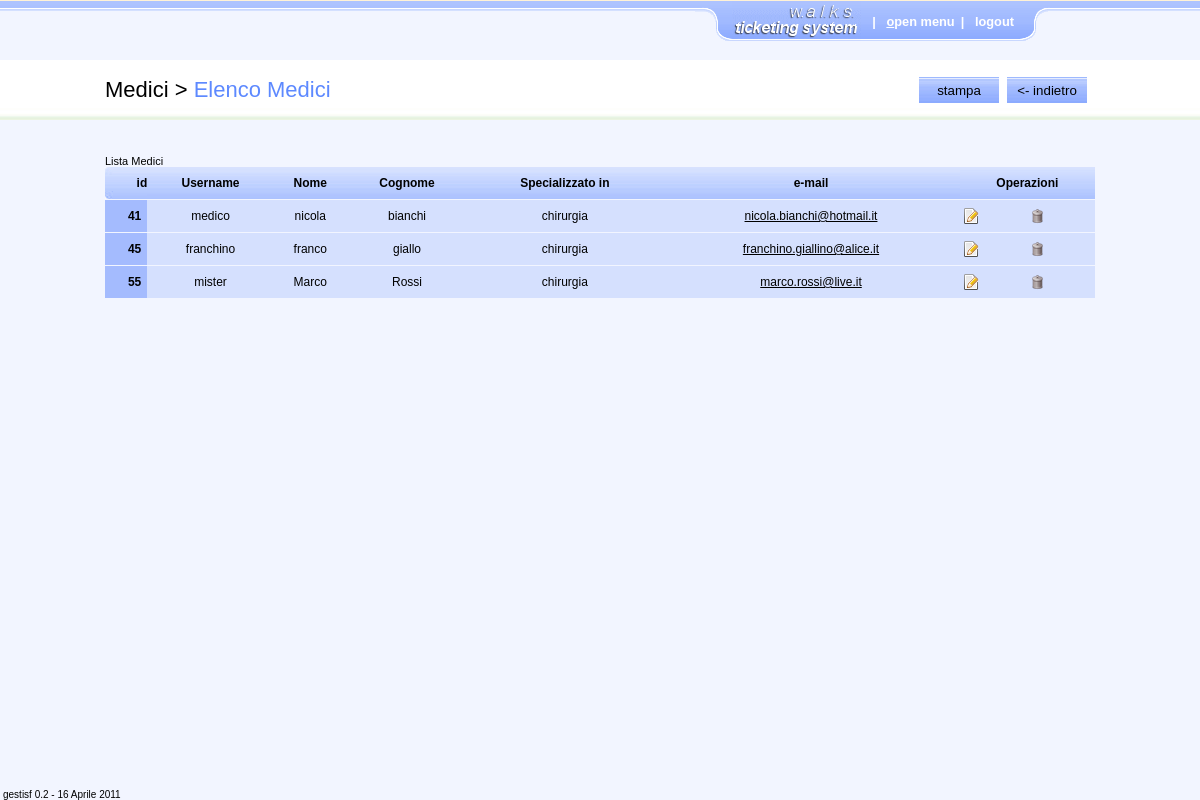
The page /content/medical.php (signed in) on the database its author committed.
### tables this page shows
CREATE TABLE `users` (
  `id` mediumint(9) NOT NULL AUTO_INCREMENT,
  `name` varchar(48) DEFAULT NULL,
  `surname` varchar(48) DEFAULT NULL,
  `birth_date` varchar(10) DEFAULT NULL,
  `gender` varchar(1) DEFAULT NULL,
  `ticket` varchar(32) DEFAULT NULL,
  `specialization` varchar(300) DEFAULT NULL,
  `username` varchar(48) DEFAULT NULL,
  `password` varchar(48) DEFAULT NULL,
  `user_type` varchar(15) DEFAULT NULL,
  `user_creation` varchar(1) NOT NULL DEFAULT '0',
  `medical_creation` varchar(1) NOT NULL DEFAULT '0',
  `patient_creation` varchar(1) NOT NULL DEFAULT '0',
  `relative_creation` varchar(1) NOT NULL DEFAULT '0',
  `dossier_creation` varchar(1) NOT NULL DEFAULT '0',
  `removable` int(1) NOT NULL DEFAULT '1',
  `medical_id` mediumint(9) DEFAULT NULL,
  `patient_id` mediumint(9) DEFAULT NULL,
  `email` varchar(30) DEFAULT NULL,
  PRIMARY KEY (`id`)
);

### content/ajax_init.php (called while the page is built, shortened)
<?
switch ($pagename) {
case 'medical':
switch($_SESSION["user_type"]) {
	case 'administrator':
	$query="SELECT * FROM users WHERE removable='1' AND user_type='medical';";
	$risultato = mysql_query($query) or die("Query fallita: " . mysql_error());
	break;
}
break;
}
?>

### content/medical.php (the view, shortened to what this page needs)
<?
include ('ajax_init.php');
include ('header.php');
?>
<body>
<?	include ('menu.php'); ?>
<div id="container">
<?
$operationarea = "
<input type='button' name='print' id='print' value='stampa' />
<input type='button' name='cancel' id='cancel' value='&lt;- indietro' />
";
include ('messagearea.php');
?>
	<div id="content">
		<table class="commonlist" summary="Lista dei medici" cellspacing="0" cellpadding="0" border='0'>
			<caption>Lista Medici</caption>
			<thead>
				<tr>
					<th scope='col'>id</th>
					<th scope='col'>Username</th>
					<th scope='col'>Nome</th>
					<th scope='col'>Cognome</th>
					<th scope='col'>Specializzato in</th>
					<th scope='col'>e-mail</th>
					<?
						if ($_SESSION["medical_creation"]) {
							print "
							<th colspan='2'>Operazioni</th>
							";
						}
					?>
				</tr>
			</thead>
			<tbody>
			<?
			while ($linea = mysql_fetch_array($risultato, MYSQL_ASSOC)) {
				print "
				<tr>
					<th scope='row'>" . $linea['id'] . "</th>
					<td>" . $linea['username'] . "</td>
					<td>" . $linea['name'] . "</td>
					<td>" . $linea['surname'] . "</td>
					<td>" . $linea['specialization'] . "</td>
					<td><a href='mailto:". $linea['email'] . "' title='invia una mail' class='email'>" . $linea['email'] . "</a></td>
				";
						if ($_SESSION["medical_creation"]) {
							print "
							<td><a href='medical_create.php?pagename=medical_edit&amp;id=" . stripslashes($linea['id']) . "' class='icon_edit' title='Modifica questo medico'><span>modifica</span></a></td>
							<td><a href='medical_delete.php?id=" . stripslashes($linea['id']) . "' class='icon_delete' title='Cancella questo medico'><span>cancella</span></a></td>
							";
						}
				print "
				</tr>
				";
			}
			?>
			</tbody>
		</table>
	</div>
</div>
<? include ('footer.php'); ?>
</body>
</html>

### sjbjl/css/sjbjl.general.css (style rules this page uses)
html { overflow:auto; }
body,form,fieldset { margin:0; padding:0; }
a { text-decoration:none; }
input { background-color:#ffffff; border-width:1px; border-style:solid; border-color:#d0d0d0; }
a.icon_new, a.icon_new_dis, a.icon_expand, a.icon_expand_dis, a.icon_download, a.icon_download_dis, a.icon_eye, a.icon_eye_dis, a.icon_detail, a.icon_detail_dis, a.icon_cancel, a.icon_cancel_dis, a.icon_delete, a.icon_delete_dis, a.icon_edit, a.icon_edit_dis, a.icon_choose, a.icon_choose_dis, a.icon_duplicate, a.icon_duplicate_dis, a.icon_send, a.icon_send_dis, a.icon_sign, a.icon_sign_dis, a.icon_goto, a.icon_goto_dis, a.icon_disable, a.icon_disable_dis, a.icon_empty, a.icon_gratis, a.icon_gratis_dis, a.icon_print_center, a.icon_print_center_dis, a.icon_print_center_certificata, a.icon_print_center_certificata_dis, a.icon_add, a.icon_list, a.icon_print_qrcode, a.icon_options, a.icon_writeoff { float:left; display:block; width:16px; height:16px; margin:auto 3px auto 3px; cursor:pointer; background-position:center center; background-repeat:no-repeat; text-decoration:none; }
a.icon_delete { background-image:url(../images/icon_delete.png); }
a.icon_edit { background-image:url(../images/icon_edit.png); }

### css/general.css (style rules this page uses)
body { font-family:Arial, Helvetica, sans-serif; background-color:#f2f5ff; }
a { color:#000000; }
a.email { text-decoration:underline; }
div#container { width:100%; min-height:600px; text-align:center; }
div#content { width:990px; min-height:400px; margin:35px auto auto auto; text-align:left; }
caption { text-align:left; font-size:12px; }
div#messageareacontent div#operationarea input { float:left; width:80px; height:26px; margin:17px 8px auto auto; border:0 none; background-image:url(../images/generalbutton.jpg); background-position:center center; background-repeat:repeat-x; }
table.commonlist caption { font-size:11px; }
table.commonlist { width:100%; border:0 none; }
table.commonlist thead tr th:first-child { text-align:right; background-image:url(../images/tableheader_left.jpg); }
table.commonlist thead tr { background-image:url(../images/tableheader_central.jpg); }
table.commonlist thead tr th:last-child { background-image:url(../images/tableheader_right.jpg); }
table.commonlist tbody tr { background-color:#d5e0fe; }
table.commonlist tbody tr th { text-align:right; background-color:#a4bbfe; padding-right:6px; }
table.commonlist tr th, table.commonlist tr td { font-size:12px; height:32px; border:0 none; text-align:center; border-bottom:1px solid #f2f5ff; }
table.commonlist tbody tr th { max-width:300px; }

### rows shown on the page
users: id "41", username "medico", name "nicola", surname "bianchi", specialization "chirurgia", email "nicola.bianchi@hotmail.it"
users: id "45", username "franchino", name "franco", surname "giallo", specialization "chirurgia", email "franchino.giallino@alice.it"
users: id "55", username "mister", name "Marco", surname "Rossi", specialization "chirurgia", email "marco.rossi@live.it"

### other values the page prints
$menusezione "Medici"
$menufunzione "Elenco Medici"
$version "gestisf 0.2 - 16 Aprile 2011"
